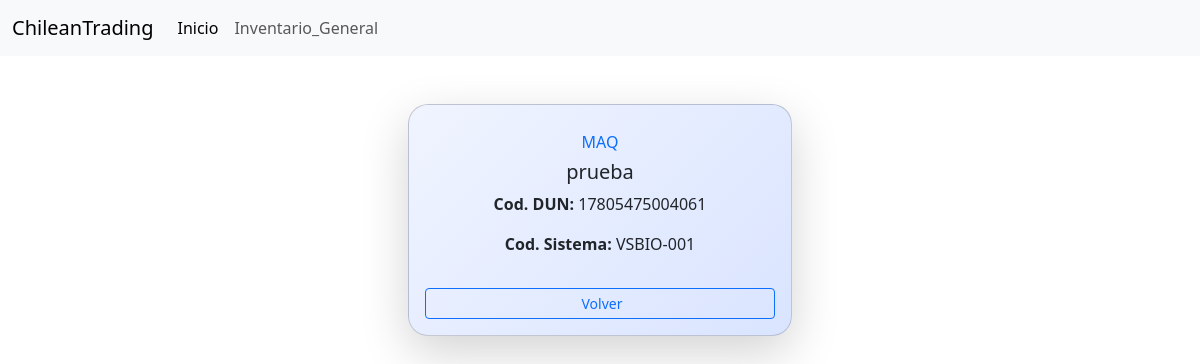
The app's page /productos/8 with its own data.
### productos/models.py (models this page shows, shortened)
class Producto(models.Model):
    categoria = models.CharField(max_length=100)
    empresa = models.CharField(max_length=100)
    ubicacion = models.CharField(max_length=100)
    cod_ean = models.CharField(max_length=50)
    cod_dun = models.CharField(max_length=50)
    cod_sistema = models.CharField(max_length=50)
    descripcion = models.TextField(max_length=350)
    unidad = models.CharField(max_length=20)
    pack = models.IntegerField()
    factorx = models.FloatField()
    cajas = models.IntegerField()
    saldo = models.IntegerField()
    stock_fisico = models.IntegerField()
    observacion = models.TextField(max_length=350,blank=True, null=True)
    fecha_inv = models.DateField()
    encargado = models.CharField(max_length=100)
    fecha_imp = models.DateField(blank=True, null=True)
    numero_contenedor = models.CharField(max_length=100, blank=True, null=True)
    Data_base =models.ForeignKey(Categoria, on_delete=models.CASCADE)

### productos/views.py (the view)
# urls.py: path('<int:producto_id>', views.detalle, name='detalle'),
def detalle(request, producto_id):
    try:
        producto = Producto.objects.get(id=producto_id)
        return render(
            request,
            'detalle.html',
            context={'producto': producto})
    except Producto.DoesNotExist:
        raise Http404()

### productos/templates/detalle.html (shortened to what this page needs)
{% extends 'base.html' %}
{% block content %}
<div class="container mt-5 d-flex justify-content-center">
    <div class="card shadow-lg" style="width: 24rem; border-radius: 20px; background: linear-gradient(135deg, #f0f4ff, #d9e4ff);">
        <div class="card-body text-center">
            <h6 class="card-subtitle mb-2 text-primary text-uppercase">{{ producto.categoria }}</h6>
            <h5 class="card-title mt-2">{{ producto.descripcion }}</h5>
            <p class="card-text"><strong>Cod. DUN:</strong> {{ producto.cod_dun }}</p>
            <p class="card-text"><strong>Cod. Sistema:</strong> {{ producto.cod_sistema }}</p>
            <a href="{% url 'productos:index' %}" class="btn btn-outline-primary btn-sm mt-3 w-100">
                 Volver
            </a>
        </div>
    </div>
</div>
{% endblock %}

### records on screen
Producto: categoria "MAQ", descripcion "prueba", cod_dun "17805475004061", cod_sistema "VSBIO-001"
